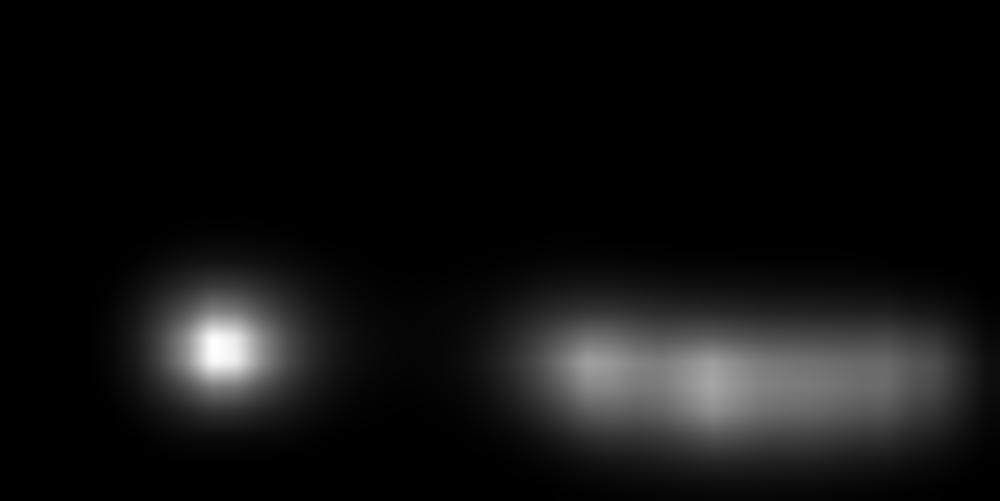
#> input picture test/test5/pred5/1802.3826diagram.png, 1000 x 501 px, shrunk from 1998 x 1000 before the run; its folder holds 4 pictures in this run; the run also reads 1 picture not shown here
$ python main.py   (Python 2 division)
#> lines starting #> are read from the running program, lines starting #| are printed output that depends on the picture
# include <opencv2/imgcodecs.hpp>
import cv2 as cv
import os
import array as arr
import numpy as np
from matplotlib import pyplot as plt


a = arr.array('i', [])
imgs_train_path = "pred5/"
images = [imgs_train_path + f for f in os.listdir(imgs_train_path) if f.endswith(('.jpg', '.jpeg', '.png'))]
size = len(images) - 1

for x in range(size):
   src1 = cv.imread(images[x],0   )
#> src1 is the input picture: shape (501, 1000); min 0, max 254, mean 17.1
   src2 = cv.imread(images[x+1],0  )

   res = cv.subtract(src2, src1);
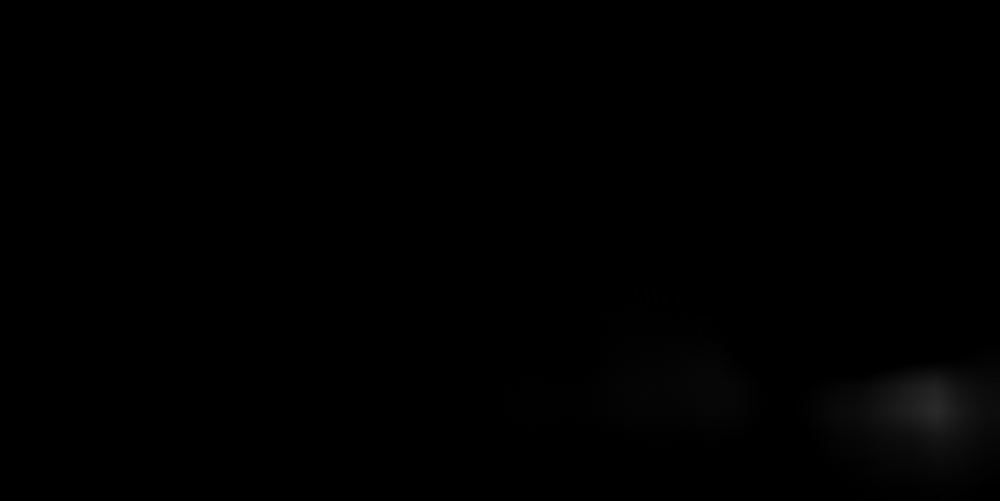
#> res: shape (501, 1000); min 0, max 41, mean 0.6
   #res = np.abs(src2 - src1)
   diff = ~src1
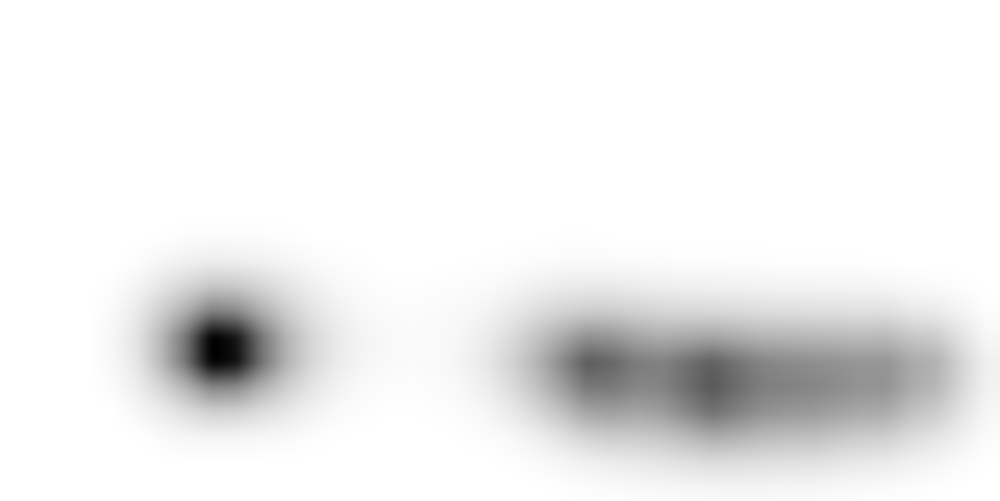
#> diff: shape (501, 1000); min 1, max 255, mean 237.9
   diff=diff - src1
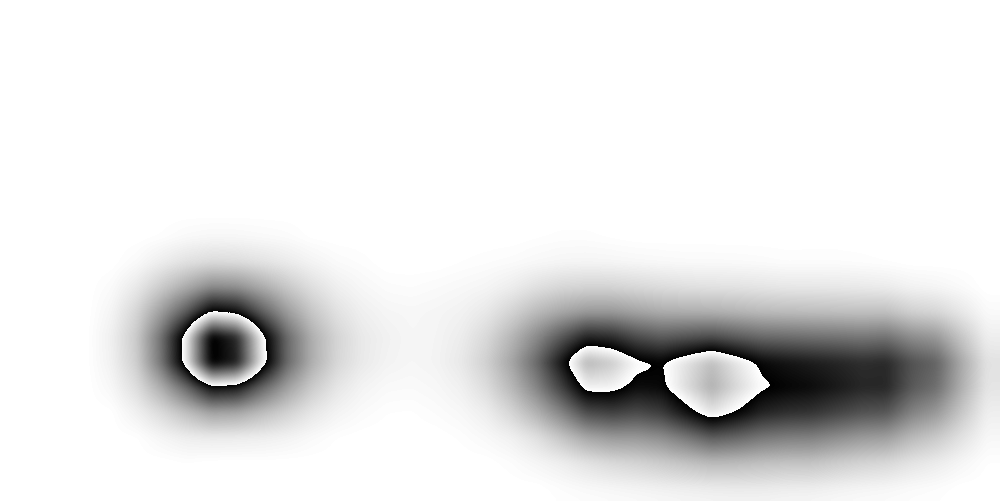
#> diff: shape (501, 1000); min 1, max 255, mean 227.2
   #cv.imwrite("diff.png",diff)
   diff = ~diff
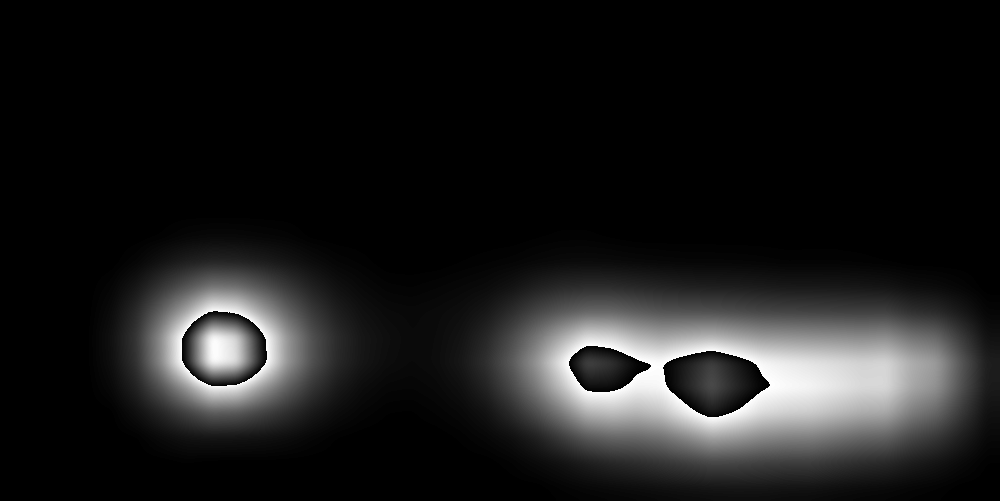
#> diff: shape (501, 1000); min 0, max 254, mean 27.8
   maxc=cv.countNonZero(diff)
#> maxc = 203425
   # [5 lines of commented-out code are left out]
   white = cv.countNonZero(res)
#> white = 49789
   #print(white)
   a.append(white*100/maxc)
   #a.append(white)
   name = "new"+'%s' % x+".png"
   cv.imwrite("diff/"+ name, res)
#> pass 2 of the loop `for x in range(size):`:
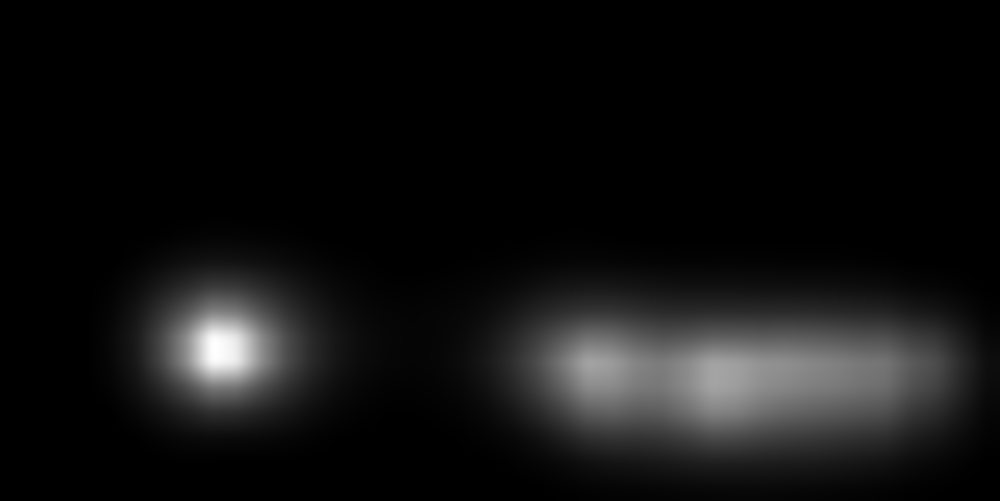
#> input picture test/test5/pred5/1821.945diagram.png, 1000 x 501 px, shrunk from 1998 x 1000 before the run
#> src2 is the input picture: shape (501, 1000); min 0, max 254, mean 17.4
#> `diff=diff - src1`:
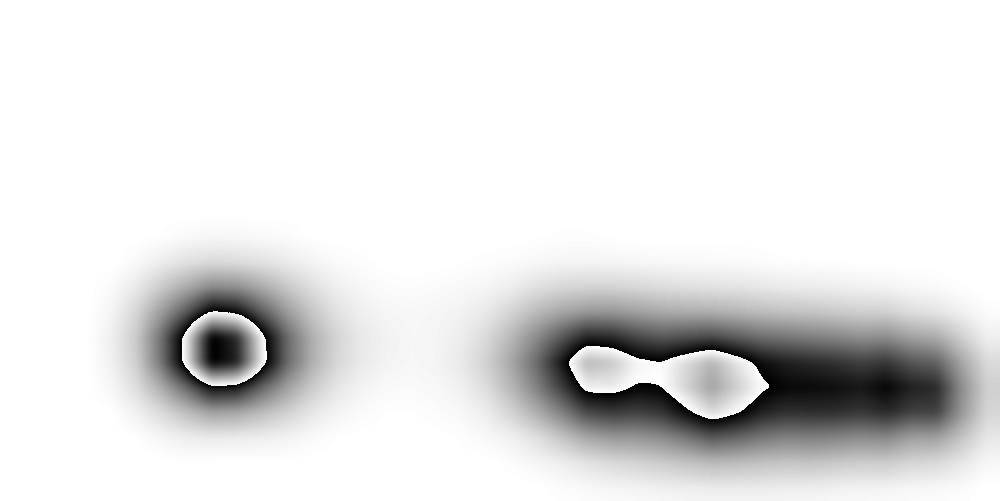
#> diff: shape (501, 1000); min 1, max 255, mean 227
#> `diff = ~diff`:
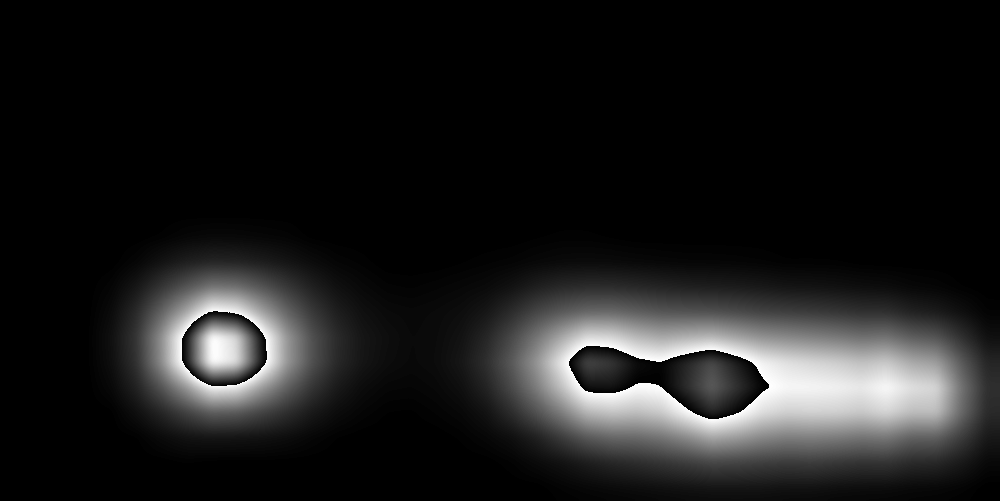
#> diff: shape (501, 1000); min 0, max 254, mean 28
#> maxc = 202097
#> white = 64393
#> pass 3 of the loop `for x in range(size):`:
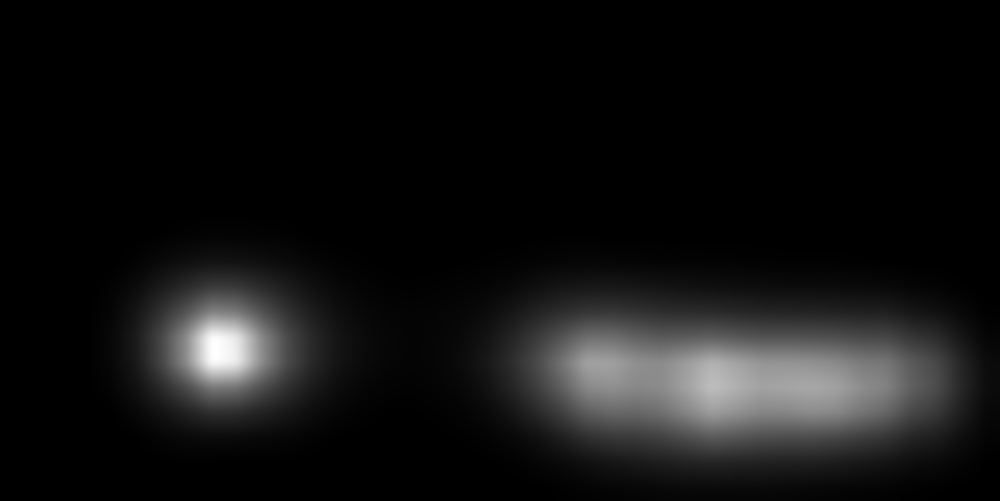
#> input picture test/test5/pred5/1830.5349diagram.png, 1000 x 501 px, shrunk from 1998 x 1000 before the run
#> src2 is the input picture: shape (501, 1000); min 0, max 254, mean 18.3
#> `diff=diff - src1`:
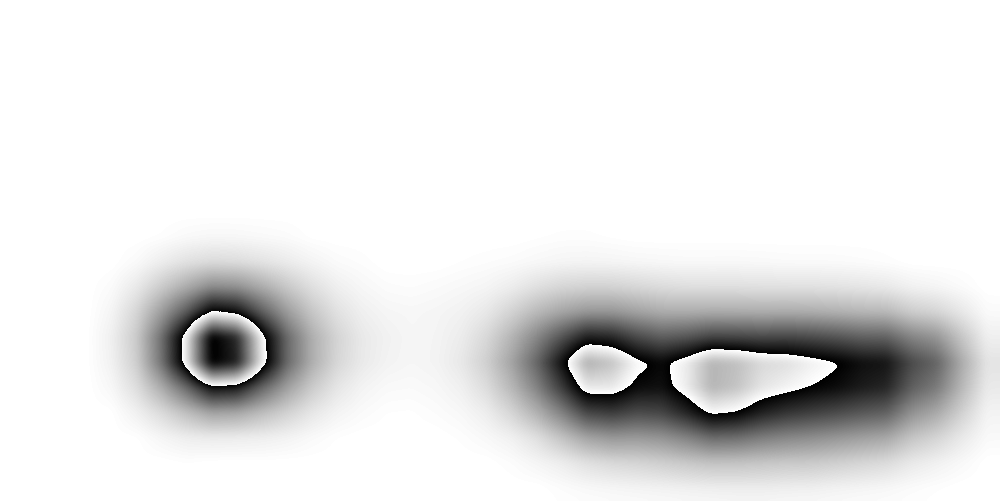
#> diff: shape (501, 1000); min 1, max 255, mean 227.8
#> `diff = ~diff`:
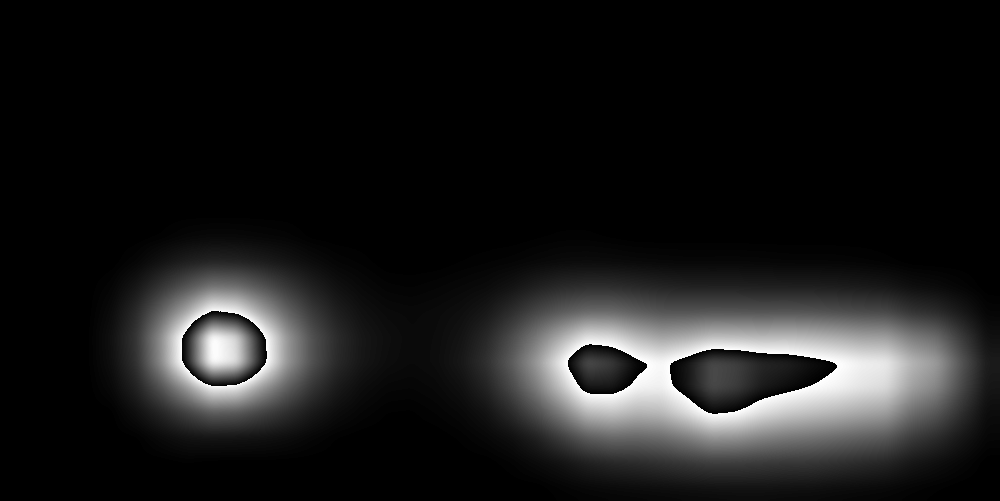
#> diff: shape (501, 1000); min 0, max 254, mean 27.2
#> maxc = 203624
#> white = 62232

print(a)
